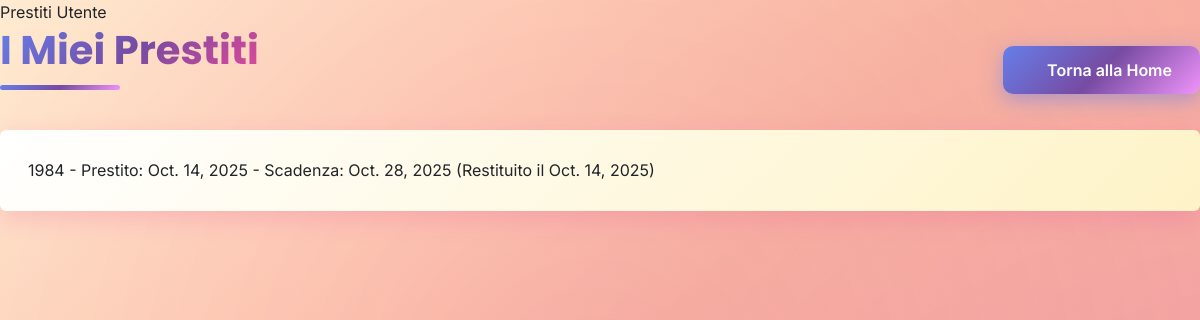
The app's page /prestiti/ (signed in) with its own data.
### PrestitiLibro/models.py (models this page shows, shortened)
class Prestiti(models.Model):
    utente_id = models.ForeignKey(User, on_delete=models.CASCADE)
    catalogo_id = models.ForeignKey(Catalogo, on_delete=models.CASCADE)
    data_prestito = models.DateField(auto_now_add=True)
    data_scadenza = models.DateField()
    data_restituzione = models.DateField(null=True, blank=True)
    restituito = models.BooleanField(default=False)
    class Meta:
        permissions = []

class Catalogo(models.Model):
    titolo = models.CharField(max_length=50)
    autore = models.CharField(max_length=40)
    data_pubblicazione = models.DateField()
    disponibilità = models.BooleanField(default = True)
    class Meta:
        permissions = [
            ("can_borrow_book", "Può prendere in prestito libri"),
            ("can_manage_loans", "Può gestire i prestiti"),
        ]

### PrestitiLibro/views.py (the view)
# urls.py: path('prestiti/', views.prestiti_utente, name ='prestiti'),
@login_required
def prestiti_utente(request):
    prestiti = Prestiti.objects.filter(utente_id=request.user).order_by('-data_prestito')
    return render(request, 'PrestitiLibro/prestiti_utente.html', {'prestiti': prestiti})

### PrestitiLibro/templates/PrestitiLibro/prestiti_utente.html (shortened to what this page needs)
{% extends 'PrestitiLibro/base.html' %}
{% block content %}
    <div class="d-flex justify-content-between align-items-center mb-3">
        <h1>I Miei Prestiti</h1>
        <a href="{% url 'home' %}" class="btn btn-main">
             Torna alla Home
        </a>
    </div>
    {% if user.is_authenticated %}
        <ul class="list-group">
            {% for prestito in prestiti %}
                <li class="list-group-item">
                    {{ prestito.catalogo_id.titolo }} - Prestito: {{ prestito.data_prestito }} - Scadenza: {{ prestito.data_scadenza }}
                    {% if not prestito.restituito %}
                        <a href="{% url 'restituisci_prestito' prestito.catalogo_id.id %}">Restituisci</a>
                    {% else %}
                        (Restituito il {{ prestito.data_restituzione }})
                    {% endif %}
                </li>
            {% empty %}
                <li class="list-group-item">Nessun prestito attivo.</li>
            {% endfor %}
        </ul>
    {% else %}
        <p>Devi effettuare il login per visualizzare i tuoi prestiti.</p>
    {% endif %}
{% endblock %}

### PrestitiLibro/templates/PrestitiLibro/base.html (style rules this page uses)
* { margin: 0; padding: 0; box-sizing: border-box; }
h1 { font-family: 'Poppins', sans-serif; font-size: 2.5rem; font-weight: 700; background: linear-gradient(135deg, #667eea 0%, #764ba2 50%, #ec4899 100%); -webkit-background-clip: text; -webkit-text-fill-color: transparent; background-clip: text; margin-bottom: 1.5rem; position: relative; padding-bottom: 1rem; z-index: 1; }
h1::after { content: ''; position: absolute; bottom: 0; left: 0; width: 120px; height: 5px; background: var(--gradient-rainbow); border-radius: 3px; animation: expandWidth 2s ease-in-out infinite; }
.btn { border-radius: 10px; padding: 0.75rem 1.75rem; font-weight: 600; font-size: 1rem; transition: all var(--transition-normal); border: none; cursor: pointer; text-decoration: none; display: inline-flex; align-items: center; justify-content: center; gap: 0.5rem; }
.btn-main, .btn-primary { background: var(--gradient-rainbow); color: white; box-shadow: 0 6px 20px rgba(102, 126, 234, 0.5); position: relative; overflow: hidden; }
.btn-main::before, .btn-primary::before { content: ''; position: absolute; top: 50%; left: 50%; width: 0; height: 0; border-radius: 50%; background: rgba(255, 255, 255, 0.3); transform: translate(-50%, -50%); transition: width 0.6s, height 0.6s; }
.list-group { gap: 1rem; }
.list-group-item { border: none; border-radius: 20px; padding: 1.75rem; background: linear-gradient(135deg, #ffffff 0%, #fef3c7 100%); box-shadow: 0 8px 25px rgba(236, 72, 153, 0.2); transition: all var(--transition-normal); margin-bottom: 1rem; position: relative; overflow: hidden; }
.list-group-item::before { content: ''; position: absolute; top: 0; left: -100%; width: 100%; height: 100%; background: linear-gradient(90deg, transparent, rgba(139, 92, 246, 0.1), transparent); transition: left 0.5s; }
.mb-3 { margin-bottom: 1.5rem; }
.d-flex { display: flex; }
.justify-content-between { justify-content: space-between; }
.align-items-center { align-items: center; }

### PrestitiLibro/templates/PrestitiLibro/prestiti_utente.html (style rules this page uses)
* { margin: 0; padding: 0; box-sizing: border-box; }
h1 { font-family: 'Poppins', sans-serif; font-size: 2.5rem; font-weight: 700; background: linear-gradient(135deg, #667eea 0%, #764ba2 50%, #ec4899 100%); -webkit-background-clip: text; -webkit-text-fill-color: transparent; background-clip: text; margin-bottom: 1.5rem; position: relative; padding-bottom: 1rem; z-index: 1; }
h1::after { content: ''; position: absolute; bottom: 0; left: 0; width: 120px; height: 5px; background: var(--gradient-rainbow); border-radius: 3px; animation: expandWidth 2s ease-in-out infinite; }
.btn { border-radius: 10px; padding: 0.75rem 1.75rem; font-weight: 600; font-size: 1rem; transition: all var(--transition-normal); border: none; cursor: pointer; text-decoration: none; display: inline-flex; align-items: center; justify-content: center; gap: 0.5rem; }
.btn-main, .btn-primary { background: var(--gradient-rainbow); color: white; box-shadow: 0 6px 20px rgba(102, 126, 234, 0.5); position: relative; overflow: hidden; }
.btn-main::before, .btn-primary::before { content: ''; position: absolute; top: 50%; left: 50%; width: 0; height: 0; border-radius: 50%; background: rgba(255, 255, 255, 0.3); transform: translate(-50%, -50%); transition: width 0.6s, height 0.6s; }
.list-group { gap: 1rem; }
.list-group-item { border: none; border-radius: 20px; padding: 1.75rem; background: linear-gradient(135deg, #ffffff 0%, #fef3c7 100%); box-shadow: 0 8px 25px rgba(236, 72, 153, 0.2); transition: all var(--transition-normal); margin-bottom: 1rem; position: relative; overflow: hidden; }
.list-group-item::before { content: ''; position: absolute; top: 0; left: -100%; width: 100%; height: 100%; background: linear-gradient(90deg, transparent, rgba(139, 92, 246, 0.1), transparent); transition: left 0.5s; }
.mb-3 { margin-bottom: 1.5rem; }
.d-flex { display: flex; }
.justify-content-between { justify-content: space-between; }
.align-items-center { align-items: center; }

### records on screen
Prestiti: catalogo_id.titolo "1984", data_prestito "Oct. 14, 2025", data_scadenza "Oct. 28, 2025", data_restituzione "Oct. 14, 2025"
